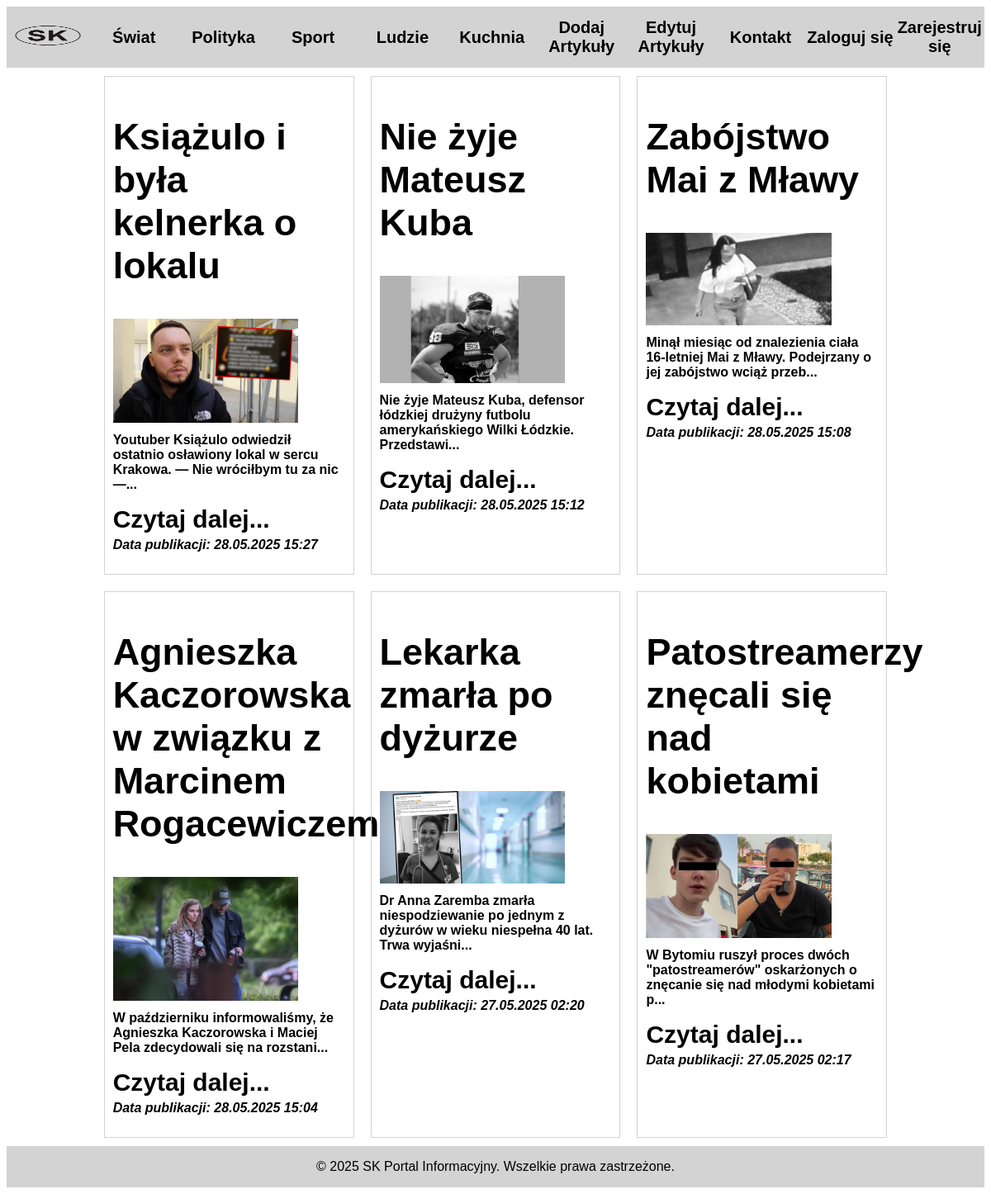
Page /Ludzie.php on the committed database.
### tables this page shows
CREATE TABLE `articles` (
  `ID` int(11) NOT NULL,
  `Title` varchar(255) NOT NULL,
  `Content` text NOT NULL,
  `Category` varchar(255) NOT NULL,
  `Picture` varchar(255) NOT NULL,
  `Date` datetime DEFAULT NULL
);

### Ludzie.php (the view, shortened to what this page needs)
<?php
$host = "localhost";
$dbname = 'ProjektAU';
$dbuser = "root";
$dbpass = "";
$pdo = new PDO("mysql:host=$host;dbname=$dbname", $dbuser, $dbpass);
$polaczenie = $pdo->prepare("SELECT * FROM Articles WHERE Category = :category ORDER BY Date DESC");
$polaczenie->execute(['category' => 'Ludzie']);
$artykuły = $polaczenie->fetchAll();
?>
<!DOCTYPE html>
<html lang="pl-PL">
<head>
    <link rel="stylesheet" href="style.css">
</head>
<body>
<div class="main">
    <?php include 'Header.php';?>
    <?php
    $newsClasses = ['N1', 'N2', 'N3', 'N4', 'N5', 'N6', 'N7', 'N8', 'N9'];
    foreach ($artykuły as $index => $artykuł) {
        $class = $newsClasses[$index];
        echo "<div class='NEWS $class'>";
        echo "<h2>" . $artykuł['Title'] . "</h2>";
        if (!empty($artykuł['Picture'])) {
            echo "<img src='" . $artykuł['Picture'] . "' alt='obrazek' >";
        }
        $shortcontent = mb_strimwidth($artykuł['Content'], 0, 100, "...");
        echo "<p>$shortcontent</p>";
        echo "<a href='Article.php?id=" . $artykuł['ID'] . "'>Czytaj dalej...</a>";
        $data = date('d.m.Y H:i', strtotime($artykuł['Date']));
        echo "<p><i>Data publikacji: $data</i></p>";
        echo "</div>";
    }
    ?>
    <footer class="footer">
        © 2025 SK Portal Informacyjny. Wszelkie prawa zastrzeżone.
    </footer>
</div>
</body>
</html>

### Header.php
<header class="headers headercaly">
    <a href="PROJEKT.php"><div class="logo">
            <img src="/images/sklogofinal.jpg" alt="Logo">
        </div></a>
    <nav class="header1"><a href="Świat.php">Świat</a></nav>
    <nav class="header2"><a href="Polityka.php">Polityka</a></nav>
    <nav class="header3"><a href="Sport.php">Sport</a></nav>
    <nav class="header4"><a href="Ludzie.php">Ludzie</a></nav>
    <nav class="header5"><a href="Kuchnia.php">Kuchnia</a></nav>
    <nav class="header6"><a href="AddArticles.php">Dodaj Artykuły</a></nav>
    <nav class="header7"><a href="EditArticles.php">Edytuj Artykuły</a></nav>
    <nav class="header8"><a href="Kontakt.php">Kontakt</a></nav>
    <?php
    if (isset($_SESSION['zalogowany']) && $_SESSION['zalogowany'] === true){
        echo '<nav>Zalogowany jako: <strong>' . $_SESSION['login'] . '</strong></nav>
        <nav><form action="Logout.php" method="POST">
                <button type="submit">Wyloguj</button>
            </form>
            </nav>';
    }
    else {
        echo '<nav class="Login"><a href="Login.php">Zaloguj się</a></nav>
        <nav class="Login"><a href="Rejestracja.php">Zarejestruj się</a></nav>';
    }
    ?>
</header>

### style.css (style rules this page uses)
a { color:inherit; text-decoration: none; }
.main { font-family:Arial; display:grid; height:auto; width:100%; background-color: white; grid-template-columns: repeat(11,1fr); grid-auto-rows:min-content; }
.logo img { height: 50px; width: 100px; }
.headercaly { display: grid; grid-template-columns: 100px repeat(10, 1fr); align-items: center; background-color: lightgray; grid-column: 1 / 12; grid-row: 1 / 2; padding: 10px 0; }
.headers nav { text-align: center; font-weight: bold; font-size: 20px; }
.NEWS { border: 1px solid lightgray; font-weight: bold; font-size: 30px; text-align: left; margin:10px; padding:10px; }
.N1 { grid-area: 3/2/7/5; }
.N2 { grid-area: 3/5/7/8; }
.N3 { grid-area:3/8/7/11; }
.N4 { grid-area:8/2/12/5; }
.N5 { grid-area:8/5/12/8; }
.N6 { grid-area:8/8/12/11; }
p { margin-top: 0px; padding:5px 0px 0px 0px; font-size: 12pt; }
h2 { font-weight: bold; }
.NEWS img { max-width: 80%; height: auto; }
.footer { background-color: lightgray; text-align: center; line-height: 50px; grid-row: 30/31; grid-column: 1/12; }

### rows in the picture
articles: Title "Książulo i była kelnerka o lokalu", Picture (picture), Content "Youtuber Książulo odwiedził ostatnio osławiony lokal w sercu Krakowa. — Nie wróciłbym tu za nic —...", Date "28.05.2025 15:27"
articles: Title "Nie żyje Mateusz Kuba", Picture (picture), Content "Nie żyje Mateusz Kuba, defensor łódzkiej drużyny futbolu amerykańskiego Wilki Łódzkie. Przedstawi...", Date "28.05.2025 15:12"
articles: Title "Zabójstwo Mai z Mławy", Picture (picture), Content "Minął miesiąc od znalezienia ciała 16-letniej Mai z Mławy. Podejrzany o jej zabójstwo wciąż przeb...", Date "28.05.2025 15:08"
articles: Title "Agnieszka Kaczorowska w związku z Marcinem Rogacewiczem", Picture (picture), Content "W październiku informowaliśmy, że Agnieszka Kaczorowska i Maciej Pela zdecydowali się na rozstani...", Date "28.05.2025 15:04"
articles: Title "Lekarka zmarła po dyżurze", Picture (picture), Content "Dr Anna Zaremba zmarła niespodziewanie po jednym z dyżurów w wieku niespełna 40 lat. Trwa wyjaśni...", Date "27.05.2025 02:20"
articles: Title "Patostreamerzy znęcali się nad kobietami", Picture (picture), Content "W Bytomiu ruszył proces dwóch \"patostreamerów\" oskarżonych o znęcanie się nad młodymi kobietami p...", Date "27.05.2025 02:17"
